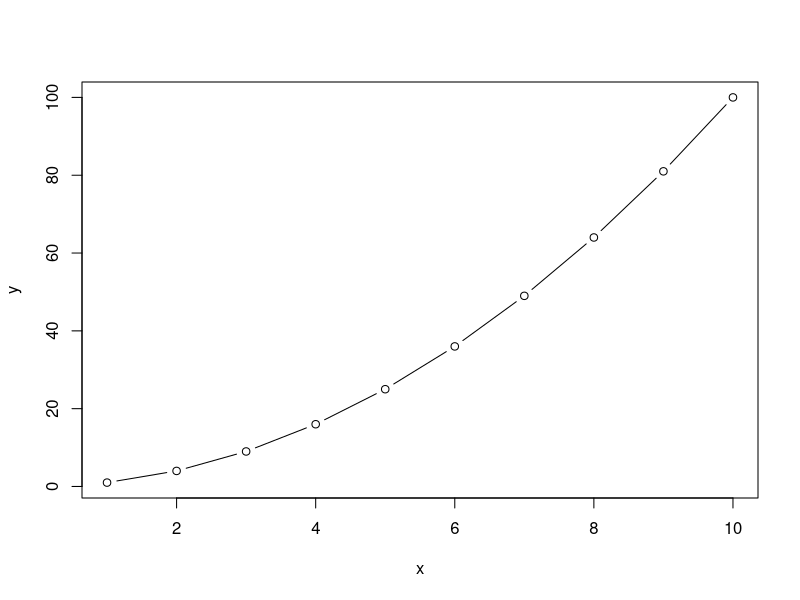
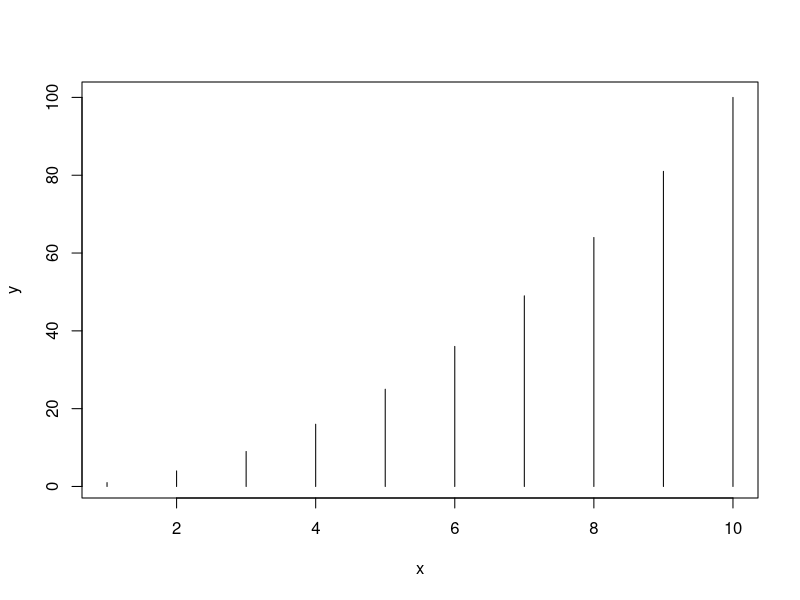
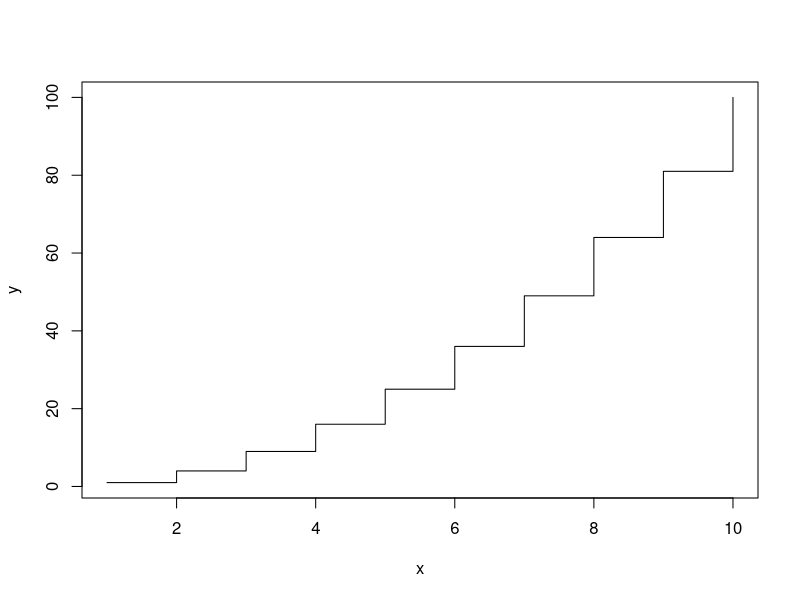
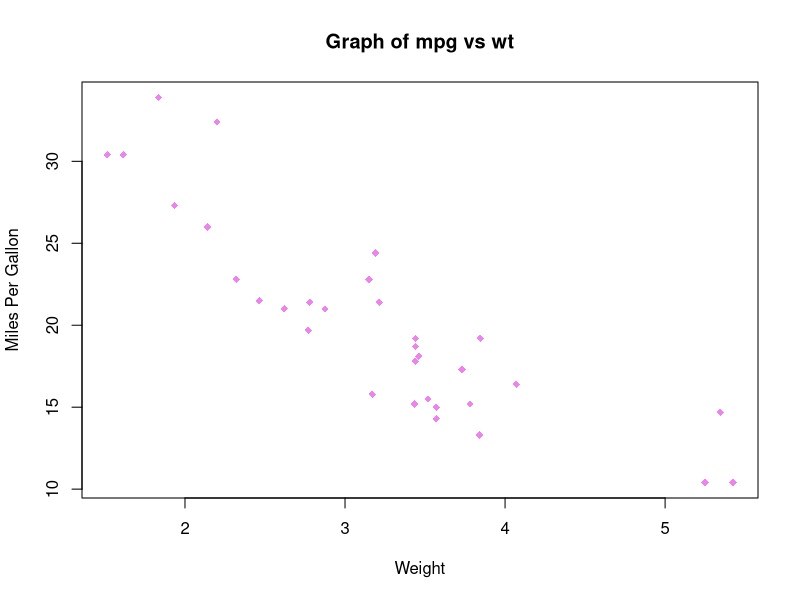
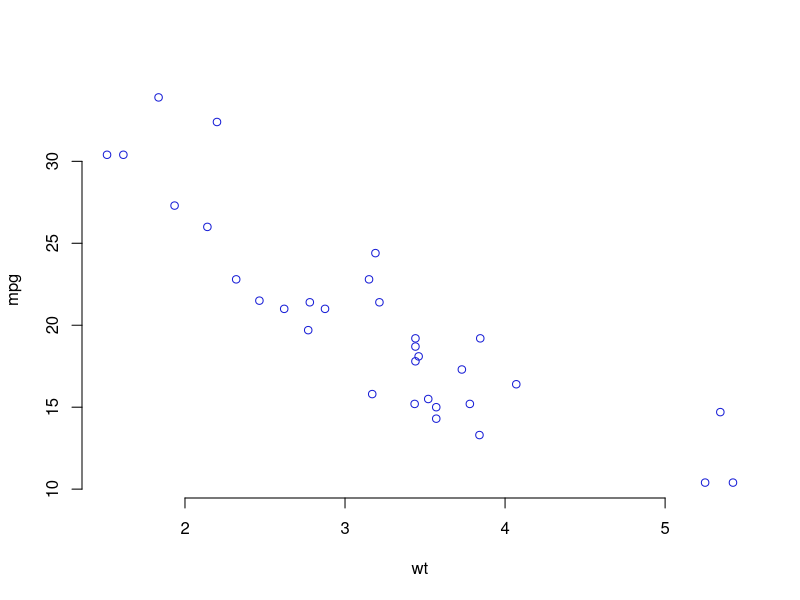
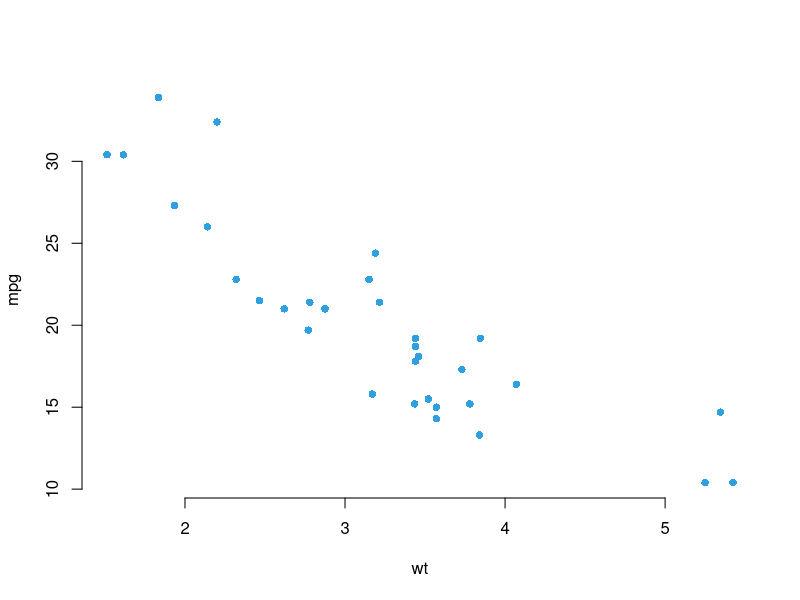
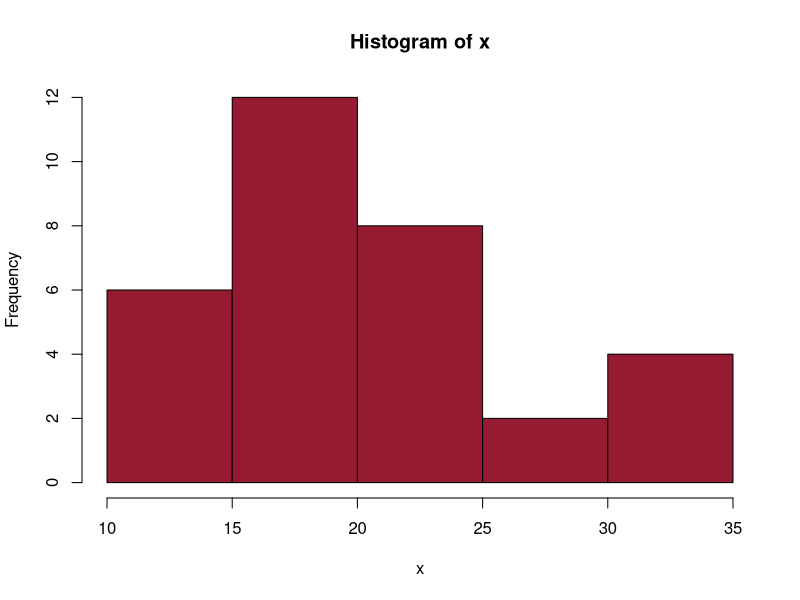
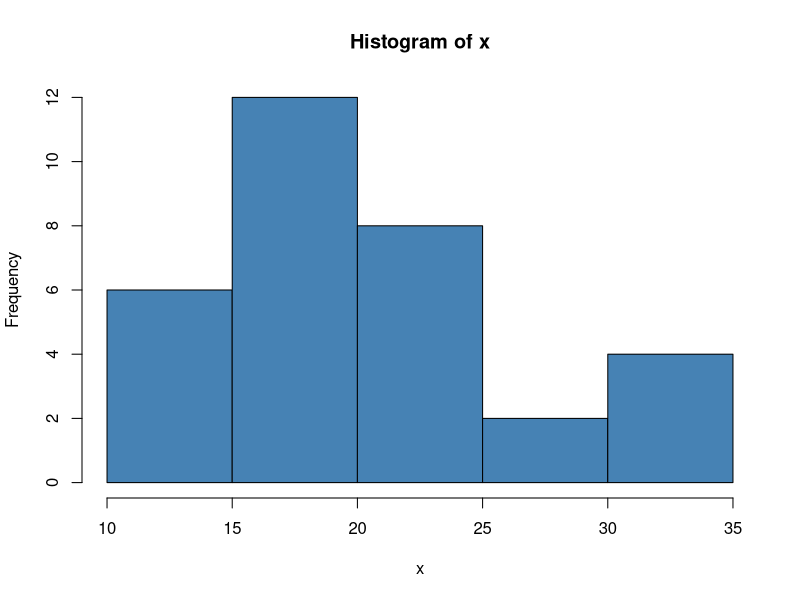

The R script that drew these images, in order: (Note: this script raises an error after producing the figures.)
#  Data Analysis Using R - Ploting
# Introduction: generic plot types in R

setwd("~/Documents/Projects/DataAnalysisUsingR/Session Four")
# Examples

x <- 1:10
y <- x*x

plot(x, 
     y, 
     type = "b")

plot(x, 
     y, 
     type = "h")

plot(x,
     y, 
     type = "s")

# Creating a Graph
attach(mtcars)
plot(x = wt, 
     y = mpg,
     main = "Graph of mpg vs wt",
     pch = 18, 
     frame = T, 
     xlab = "Weight",
     ylab = "Miles Per Gallon", 
     col = "violet")

# Saving graphs: RStudio Plots Panel
# In RStudio exported the plot from plot panel (lower right-pannel).
# Plots panel -> Export - > Save as Image or Save as PDF
# Then choose directory and change file name

# Saving graphs: R codes to redirect graphs to your working directory
# Open a pdf file
# 1. Specify files to save your image using a
# function such as jpeg(), png(), svg() or pdf().   
pdf("rplot.pdf")
# Additional argument indicating the width and the 
# height of the image can be also used.      
# 2. Create a plot

plot(x = wt, 
     y = mpg, 
     pch = 21,
     frame = FALSE, 
     xlab = "wt", 
     ylab = "mpg", 
     col ="#181ed6") # hex code

dev.off()

# 3. Close the pdf file
dev.off()

 
# Example 2: saving as jpeg file
# 1. Open jpeg file
jpeg("rplot.jpg", width = 350, height = 350)

# 2. Create the plot
plot(x = mtcars$wt, 
     y = mtcars$mpg, 
     pch = 16, 
     frame = FALSE, 
     xlab = "wt", 
     ylab = "mpg", 
     col = "#2E9FDF")
# 3. Close the file 
dev.off()


# Create histogram plots: hist()
# A histogram can be created using the function hist()
# Example:
x <- mtcars$mpg

hist(x, 
     col = "#961b32", 
     frame = FALSE)

#Create histogram plots: hist()
# Change the number of breaks

hist(x, 
     col = "steelblue", 
     frame = FALSE, 
     breaks = 5)


# Histograms can be a poor method for determining the shape of a distribution because it is so strongly affected by the number of bins/breaks used.
# Kernel density plots are usually a much more effective than histograms 
# The function density() is used to estimate kernel density.
# Compute the density data
densPlot <- density(mtcars$mpg)

# plot density
plot(densPlot, 
     frame = FALSE, 
     col = "steelblue", 
     main = "Density plot of mpg")


# Fill the density plot using polygon()
plot(densPlot, 
     frame = FALSE, 
     col = "steelblue", 
     main = "Density plot of mpg")

polygon(densPlot, col = "steelblue")


# Dot Plots: dotchart()
# The function dotchart() is used to draw a cleveland dot plot.
# dotchart(x, labels = NULL, groups = NULL, gcolor = par("fg"), color = par("fg"))
# Dot chart of a single numeric vector

dotchart(mpg, 
         labels = row.names(mtcars), 
         cex = .6, # Character Expansion
         xlab = "Miles Per Gallon")

# Plot and color by groups cyl
# Groups
grps <- as.factor(mtcars$cyl)

#Colours for each group: "#999999", "#E69F00" and "#56B4E9" are colour codes in R

my_cols <- c("#999999", "#E69F00", "#56B4E9")

#Plot
dotchart(mpg, 
         labels = row.names(mtcars), 
         groups = grps, 
         gcolor = my_cols, 
         color = my_cols[grps], 
         cex = 0.6, 
         pch = 19, 
         xlab = "mpg")

# Dot chart of a matrix 
# The dataset VADeaths consists of Death rates per 1000 in Virginia in 1940.
# The death rates are measured per 1000 population per year. 
# They are cross-classified by age group (rows) and population group (columns). 
# The age groups are: 50-54, 55-59, 60-64, 65-69, 70-74 and the population groups 
# are Rural/Male, Rural/Female, Urban/Male and Urban/Female.

dotchart(VADeaths, 
cex = 0.6, 
main = "Death Rates in Virginia - 1940")

# Bar Plots
# Create barplots with the barplot(height) function height is a vector or matrix

# Bar Plots: Basic
# Subset
peoples <- VADeaths[1:3, 1]

peoples
## 50-54 55-59 60-64
## 11.7 18.1 26.9

# Bar plot of one variable
barplot(peoples)
# Horizontal bar plot (adding the argument horiz = TRUE)
barplot(peoples, 
        horiz = TRUE)

#Change group names: using argument names.arg = c("A", "B", "C")
barplot(peoples, 
        names.arg = c("A", "B", "C"))

# Change color
# Change border and fill color using one single color
barplot(peoples, 
        col = "white", 
        border = "steelblue")

# Change the color of border.
# Use different colors for each group

barplot(peoples, 
        col = "white",
    border = c("#999999", "#E69F00", "#56B4E9"))

# Change fill color : single color

barplot(peoples, 
        col = "steelblue")

# Change fill color: multiple colors
barplot(peoples, 
        col = c("#999999", "#E69F00", "#56B4E9"))

# Bar Plots
# Change main title and axis labels
# Change axis titles
# Change color (col = "gray") and remove frame
barplot(peoples, 
main = "Death Rates in Virginia",  
xlab = "Age", 
ylab = "Rate")


# Stacked bar plots
barplot(VADeaths, 
        col = c("lightblue", "mistyrose", "lightcyan", "lavender",
"cornsilk"),    
legend = rownames(VADeaths))

# Grouped bar plots

barplot(VADeaths, 
        col = c("lightblue", "mistyrose", "lightcyan",
"lavender", "cornsilk"), 
legend = rownames(VADeaths),
beside = TRUE)

######################################################
# Bar Plots
# It's also possible to add legends to a plot using the
# function legend() as follow.
# Define a set of colors
my_colors <- c("lightblue", "mistyrose", "lightcyan",
            "lavender", "cornsilk")
# Bar plot
barplot(VADeaths, 
        col = my_colors, 
        beside = TRUE)

# Add legend
legend("topleft", 
       legend = rownames(VADeaths),
       fill = my_colors, 
       box.lty = 0, 
       cex = 0.8)

# Notes:
# box.lty = 0: Remove the box around the legend
# cex = 0.8: legend text size


#########Line Plots: plot() and lines()#####################
# The simplified format of plot() and lines() is as follow.   
# plot(x, y, type = "l", lty = 1)                             
# lines(x, y, type = "l", lty = 1)                           
# x, y: coordinate vectors of points to join                  


# Create some variables
x <- 1:10
y1 <- x*x
y2 <- 2*y1
# Create a basic stair steps plot
plot(x, y1, type = "s")
# Show both points and line
plot(x, 
     y1, 
     type = "b", 
     pch = 11, 
     col = "red",
     xlab = "x", 
     ylab = "y")


# Multiple lines 
# Create a first line
plot(x, 
     y1, 
     type = "b", 
     frame = FALSE, 
     pch = 11,
     col = "red", 
     xlab = "x", 
     ylab = "y")

# Add a second line
  lines(x, 
        y2, 
        pch = 18, 
        col = "blue", 
        type = "b",
        lty = 2)
  
# Add a legend to the plot
  legend("topleft", 
         legend = c("Line 1", "Line 2"),
         col=c("red", "blue"), 
         lty = 1:2, 
         cex=0.8)

  
########################################Pie Charts
# Pie charts are not recommended: their features are somewhat limited.
# Pie charts are created with the function pie(x, labels=)
# Pie Charts: basic pie chart
# Create some data
df <- data.frame(
 group = c("Male", "Female", "Child"),
 value = c(25, 25, 50)
 )

df

pie(df$value, 
    labels = df$group, radius = 0.7)

# Pie Charts: Change colors


pie(df$value, 
    labels = df$group, 
    radius = 1, col = c("#999999", "#E69F00", "#56B4E9"))


# Pie Charts: Create 3D pie charts: plotix::pie3D()
# The function pie3D()[in plotrix package] 
# Install plotrix package (uncomment code by removing # symbol if not already installed)
# install.packages("plotrix")
# 3D pie chart
library(plotrix)

pie3D(df$value, 
      labels = df$group, 
      radius = 1, 
      col = c("#999999", "#E69F00", "#56B4E9"))


# 3D Exploded Pie Chart. Can change radius (radiud=) and separation gaps (explode=)


pie3D(df$value, 
      labels = df$group, 
      radius = 1.8,
      col = c("#999999", "#E69F00", "#56B4E9"),
      explode = 0.1)

######################################Boxplots
# The format is: boxplot(x, data=),
#Example formula is y~group - a separate boxplot for numeric variable y is generated for each
#value of group.
# Here, we will use the R built-in ToothGrowth data set.

# Box plot of one variable

boxplot(ToothGrowth$len)

# Box plots by groups (dose)
# remove frame
boxplot(len ~ dose, data = ToothGrowth, frame = FALSE)

# Horizontal box plots
boxplot(len ~ dose, data = ToothGrowth, frame = FALSE,
    horizontal = TRUE)

# Notched box plots
boxplot(len ~ dose, data = ToothGrowth, frame = FALSE,
    notch = TRUE)

# Boxplots: Change group names
boxplot(len ~ dose, data = ToothGrowth, frame
= FALSE, names = c("D0.5", "D1", "D2"))

# Boxplots: Change color

# Change the color of border using one single color

boxplot(len ~ dose, data = ToothGrowth, frame = FALSE,
border = "steelblue")

# Change the color of border.

# Use different colors for each group

boxplot(len ~ dose, data = ToothGrowth, frame = FALSE,

    border = c("#999999", "#E69F00", "#56B4E9"))

# Change fill color : single color

boxplot(len ~ dose, data = ToothGrowth, frame = FALSE,
col = "steelblue")

# Change fill color: multiple colors

boxplot(len ~ dose, data = ToothGrowth, frame = FALSE,
col = c("#999999", "#E69F00", "#56B4E9"))


# Box plot with MULTIPLE GROUPS

boxplot(len ~ supp*dose, data = ToothGrowth,
    col = c("white", "steelblue"), frame = FALSE)

# Multiple customizations
# Change main title and axis labels
# Change axis titles
# Change color (col = "gray") and remove frame
# Create notched box plot
boxplot(len ~ dose, 
        data = ToothGrowth,
        main = "Plot of length by dose",
        xlab = "Dose (mg)", ylab = "Length",
        col = "lightgray", 
        frame = FALSE)


##############################Scatterplots
# Plotting a bivariate relationship- relationships between two variables
# Scatter plots can be created using the function plot(x, y).
# The function lm() can be used to fit linear models between y and x.
# A regression line can be added on the plot using the function abline(), 
# which takes the output of lm() as an argument.
# Smoothing lines can be added using the function loess().

# Scatterplots: basic
attach(mtcars)
# Plot with main and axis titles
# Change point shape (pch = 19) and remove frame.


plot(wt, 
     mpg, 
     main = "Scatterplot Example",  
     xlab = "Car Weight ", 
     ylab = "Miles Per Gallon ",
     pch = 19, 
     frame=FALSE)



# Add regression line
plot(wt, 
     mpg, 
     main="Scatterplot Example",  
     xlab="Car Weight ",
     ylab="Miles Per Gallon ", 
     pch=19, 
     frame=FALSE)


# Add fit lines
abline(lm(mpg ~ wt), col="red") # regression line (y~x)
lines(lowess(wt,mpg), col="blue") # lowess line (x,y)

# Statistical note: LOWESS (Locally Weighted Scatterplot Smoothing), 
# sometimes called LOESS (locally weighted smoothing), is a popular tool
# used in regression analysis that creates a smooth line through a timeplot 
# or scatter plot to help you to see relationship between variables and foresee trends.


# Enhanced scatter plots: car::scatterplot()
# The function scatterplot() [in car package] makes enhanced scatter plots, with:
#- box plots in the margins, 
#- a non-parametric regression smooth, 
#- smoothed conditional spread, 
#- outlier identification, and a regression line

# Install car package:
# install.packages("car")
# Use scatterplot() function:
library("car")
scatterplot(wt ~ mpg, data = mtcars)

# Scatterplots: grouped
# Scatter plot by groups ("cyl")
scatterplot(wt ~ mpg | cyl, 
            data = mtcars,
            smoother = FALSE, 
            grid = FALSE, 
            frame = FALSE)

# Scatterplots: 3D
# Function scatterplot3D [in scatterplot3D package can be used].
# The following R code plots a 3D scatter plot using iris data set found in R
# Prepare the data set
x <- iris$Sepal.Length
y <- iris$Sepal.Width
z <- iris$Petal.Length
grps <- as.factor(iris$Species)
# Plot
library(scatterplot3d)

scatterplot3d(x, y, z, pch = 16)

# Scatterplots: 3D- Change color by groups
# add grids and remove the box around the plot
# Change axis labels: xlab, ylab and zlab
colors <- c("#999999", "#E69F00", "#56B4E9")
scatterplot3d(x, y, z, pch = 16, color =
colors[grps], grid = TRUE, box = FALSE, xlab =
"Sepal length", ylab = "Sepal width", zlab =
"Petal length")



# Advanced Graphics
# Set a graphical parameter using par()
par()        # view current settings
opar <- par() # make a copy of current settings so we can use it to restore
par(col.lab="red") # red x and y labels
hist(mtcars$mpg) # create a plot with these new settings
par(opar)       # restore original settings


#Graphical Parameters
# Another approach is to set a graphical parameter within the plotting function
hist(mtcars$mpg, col.lab="red")

# Hint see the help for a specific high level plotting function e.g. help(plot), 
# help(hist) or help(boxplot) to determine which graphical parameters can be set this way.
# Graphical Parameters
# An Axis Example
# specify the data
x <- c(1:10)
y <- x
z <- 10/x
# create extra margin room on the right for an axis
par(mar=c(5, 4, 4, 8) + 0.1)

# Note: this numerical vector of the form c(bottom, left, top, right) 
# which gives the number of lines of margin to be specified on the four 
# sides of the plot. The default is c(5, 4, 4, 2) + 0.1. In the above case, the  
# default for the right side of the plot of 2 is changed to 8

# plot x vs. y
plot(x, y,type="b", pch=21, col="red", yaxt="n", lty=3, xlab="", ylab="", main = "")
# add x vs. 1/x
lines(x, z, type="b", pch=22, col="blue", lty=2)
# draw an axis on the left
axis(2, at=x,labels=x, col.axis="red", las=2)
# draw an axis on the right, with smaller text and ticks
axis(4, at=z,labels=round(z,digits=2),col.axis="blue", las=2, cex.axis=0.7, tck=-.01)
# add a title for the right axis
mtext("y=1/x", 
      side=4, 
      line=3, 
      cex.lab=1, 
      las=2, 
      col="blue")
# add a main title and bottom and left axis labels
title("An Example of Creative Axes", xlab="X values", ylab="Y=X")
                                               
# Graphical Parameters: reference Lines
# Add reference lines to a graph using the abline( ) function.
# abline(h=yvalues, v=xvalues)
# Other graphical parameters (such as line type, color, and width)
#     can also be specified in the abline( ) function.
   # add solid horizontal lines at y=1,5,7
     abline(h=c(1,5,7))
# add dashed blue verical lines at x = 1,3,5,7,9
abline(v=seq(1,10,2),
       lty=2,
       col="blue")
                      

# Graphical Parameters
# Legend Example
attach(mtcars)
boxplot(mpg ~ cyl, 
        main="Milage by Car Weight",
        yaxt="n", 
        xlab="Milage", 
        horizontal=TRUE,
        col=terrain.colors(3))

legend("topright", inset=.05, title="Number of
     Cylinders", c("4","6","8"), fill=terrain.colors(3), horiz=TRUE, box.lty = 1)


# Graphical Parameters: Combining Plots
# Combine multiple plots into one overall graph, using either the
     #par( ) or layout( ) function.
# With the par( ) function, you can include the option mfrow=c(nrows, ncols) to create a matrix of
#  nrows x ncols plots that are filled in by row. 
# mfcol=c(nrows, ncols) fills in the matrix by columns.

# Four figures arranged in 2 rows and 2 columns
attach(mtcars)
par(mfrow = c(2,2))
plot(wt,mpg, main="Scatterplot of wt vs. mpg")
plot(wt,disp, main="Scatterplot of wt vs disp")
hist(wt, main="Histogram of wt")
boxplot(wt, main="Boxplot of wt")

# Three figures arranged in 3 rows and 1 column
attach(mtcars)
par(mfrow=c(3,1))
hist(wt)
hist(mpg)
hist(disp)

#The layout( ) function has the form layout(mat) where
# mat is a matrix object specifying the location of the N figures to plot.
# One figure in row 1 and two figures in row 2

attach(mtcars)

layout(matrix(c(1,1,2,3), 
              2, 2, byrow = TRUE))
hist(wt)
hist(mpg)
hist(disp)


#Optionally, you can include widths= and heights= options in the layout( ) function to
#control the size of each figure more precisely. 
# One figure in row 1 and two figures in row 2
# row 1 is 1/3 the height of row 2
# column 2 is 1/4 the width of the column 1
# Note: drag to increase RStudio plot window size to
# avoid "Error in plot.new() : figure margins too large"

attach(mtcars)
layout(matrix(c(1,1,2,3), 2, 2, byrow = TRUE),
widths=c(3,1), heights=c(1,2))
hist(wt)
hist(mpg)
hist(disp)

if(!require(rio)) install.packages('rio')

df <- import('GSSsubset.csv')

head(df)

attach(df)
# dev.off()
boxplot(income ~ hrswrk)
